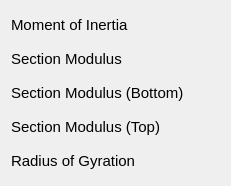
    <widget class="QWidget" name="layoutWidget_4">
     <property name="geometry">
      <rect>
       <x>10</x>
       <y>200</y>
       <width>231</width>
       <height>171</height>
      </rect>
     </property>
     <layout class="QVBoxLayout" name="verticalLayout_8">
      <item>
       <widget class="QLabel" name="MOIlabel_2">
        <property name="minimumSize">
         <size>
          <width>0</width>
          <height>28</height>
         </size>
        </property>
        <property name="maximumSize">
         <size>
          <width>16777215</width>
          <height>28</height>
         </size>
        </property>
        <property name="font">
         <font>
          <pointsize>11</pointsize>
         </font>
        </property>
        <property name="text">
         <string>Moment of Inertia</string>
        </property>
        <property name="wordWrap">
         <bool>false</bool>
        </property>
       </widget>
      </item>
      <item>
       <widget class="QLabel" name="sectionmodlabel">
        <property name="minimumSize">
         <size>
          <width>0</width>
          <height>28</height>
         </size>
        </property>
        <property name="maximumSize">
         <size>
          <width>16777215</width>
          <height>28</height>
         </size>
        </property>
        <property name="font">
         <font>
          <pointsize>11</pointsize>
         </font>
        </property>
        <property name="text">
         <string>Section Modulus</string>
        </property>
        <property name="wordWrap">
         <bool>false</bool>
        </property>
       </widget>
      </item>
      <item>
       <widget class="QLabel" name="sectionmodbottomlabel">
        <property name="minimumSize">
         <size>
          <width>0</width>
          <height>28</height>
         </size>
        </property>
        <property name="maximumSize">
         <size>
          <width>16777215</width>
          <height>28</height>
         </size>
        </property>
        <property name="font">
         <font>
          <pointsize>11</pointsize>
         </font>
        </property>
        <property name="text">
         <string>Section Modulus (Bottom)</string>
        </property>
        <property name="wordWrap">
         <bool>false</bool>
        </property>
       </widget>
      </item>
      <item>
       <widget class="QLabel" name="sectionmodtoplabel">
        <property name="minimumSize">
         <size>
          <width>0</width>
          <height>28</height>
         </size>
        </property>
        <property name="maximumSize">
         <size>
          <width>16777215</width>
          <height>28</height>
         </size>
        </property>
        <property name="font">
         <font>
          <pointsize>11</pointsize>
         </font>
        </property>
        <property name="text">
         <string>Section Modulus (Top)</string>
        </property>
        <property name="wordWrap">
         <bool>false</bool>
        </property>
       </widget>
      </item>
      <item>
       <widget class="QLabel" name="radofgyrationlabel">
        <property name="minimumSize">
         <size>
          <width>0</width>
          <height>28</height>
         </size>
        </property>
        <property name="maximumSize">
         <size>
          <width>16777215</width>
          <height>28</height>
         </size>
        </property>
        <property name="font">
         <font>
          <pointsize>11</pointsize>
         </font>
        </property>
        <property name="text">
         <string>Radius of Gyration</string>
        </property>
        <property name="wordWrap">
         <bool>false</bool>
        </property>
       </widget>
      </item>
     </layout>
    </widget>
